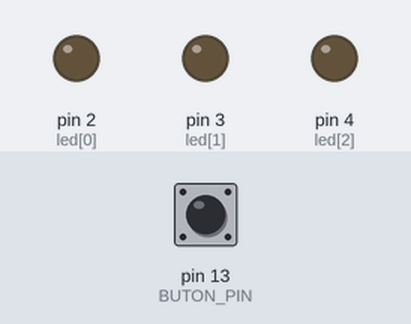
This sketch was run on a simulated Arduino Uno, built with avr-gcc and run on an emulated ATmega328P. Shown: output pins drawn as LEDs (lit = HIGH). Dashed ring = blinking. The test bench sets the inputs (shaded band); at power-on: pin 13 (BUTON_PIN) HIGH.

Above: at 1.2 s.
1.3 s: pin 13 (BUTON_PIN) pulled LOW for 0.15 s
At 1.82 s:
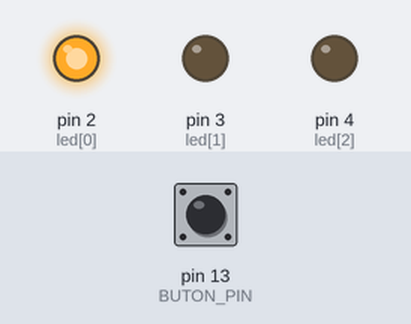
4.4 s: pin 13 (BUTON_PIN) pulled LOW for 1 s
At 5.62 s:
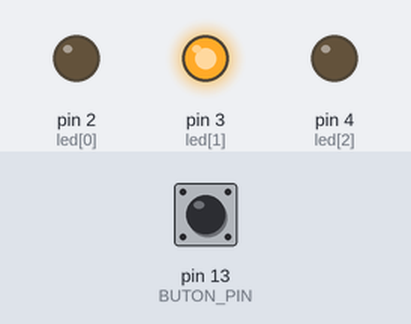
8.0 s: pin 13 (BUTON_PIN) pulled LOW for 3.2 s
At 9.92 s:
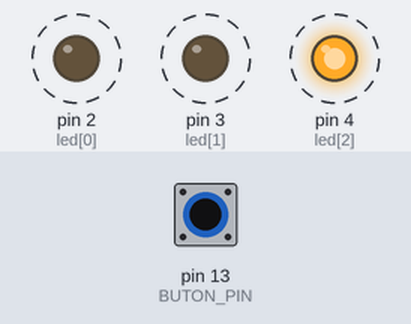
Timing chart, 0 to 13.7 s (numbered marks = the images above; inputs shaded):
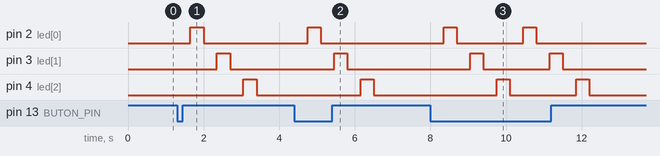

Measured:
- after the input at 1.3 s, pin 2 (led[0]): LOW → HIGH after 0.35 s, → LOW 0.35 s later; pin 3 (led[1]): LOW → HIGH after 1.1 s, → LOW 0.35 s later; pin 4 (led[2]): LOW → HIGH after 1.8 s, → LOW 0.35 s later
- after the input at 4.4 s, pin 2 (led[0]): LOW → HIGH after 0.35 s, → LOW 0.35 s later; pin 3 (led[1]): LOW → HIGH after 1.1 s, → LOW 0.35 s later; pin 4 (led[2]): LOW → HIGH after 1.8 s, → LOW 0.35 s later
- after the input at 8.0 s, pin 2 (led[0]): alternates HIGH for 0.35 s and LOW for 1.8 s, 4 changes in all, then stays LOW, starting after 0.35 s; pin 3 (led[1]): alternates HIGH for 0.35 s and LOW for 1.8 s, 4 changes in all, then stays LOW, starting after 1.1 s

The sketch:

clavadoras_secuencia.ino
```cpp
/*byte led[4] = {1,2,3,4};

void setup(){
  for(byte pin=0; pin<4; pin++){
    pinMode(led[pin], OUTPUT);
  }
}

void loop(){
  for(int i=0; i<4; i++){
    digitalWrite(led[i], HIGH);
    delay(100);
    digitalWrite(led[i], LOW);
    delay(250);
  }
  delay(1500);
}*/

#define BUTON_PIN 13

const byte led[3] = {2,3,4}; // Cambié los pines para que no utilicen el pin 1

unsigned int button_status = 0; // Define el pin del botón

void setup() {
  for (byte pin = 0; pin < 3; pin++) {
    pinMode(led[pin], OUTPUT);
  }

  pinMode(BUTON_PIN, INPUT_PULLUP); // Configura el pin del botón como entrada con resistencia pull-up interna
}

void loop() {
  // Lee el estado del botón
  button_status = digitalRead(BUTON_PIN);

  // Si el botón está presionado, activa el programa
  if (button_status == 0){
    for (int i = 0; i < 3; i++) {
      delay(350);
      digitalWrite(led[i], HIGH);
      delay(350);
      digitalWrite(led[i], LOW);
    }
  }
}
```
